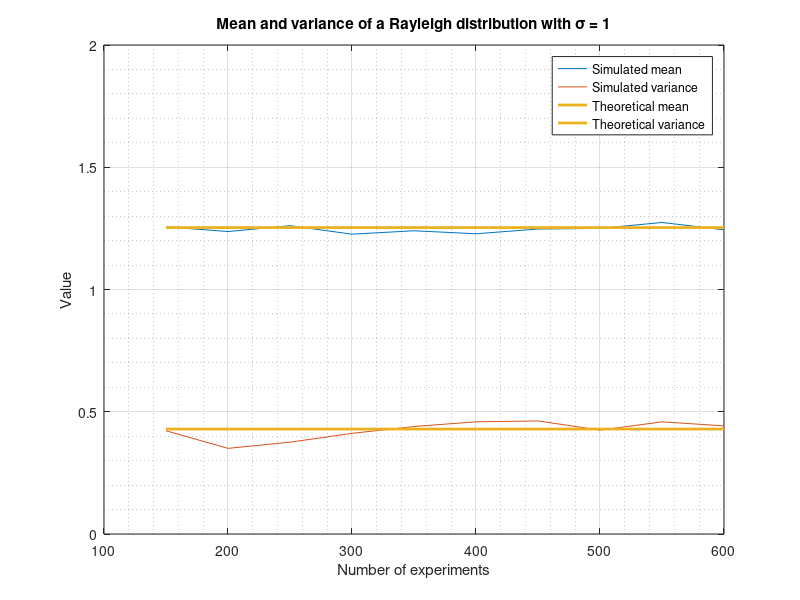

Recreate this plot in MATLAB.
%% Problem 1.9, book problem 11.46
close all; clc; clear;

MAX_NUM_SAMPLES = 1000;
STEP_SIZE = 100;

means = zeros(1, MAX_NUM_SAMPLES / STEP_SIZE);
vars = zeros(1, MAX_NUM_SAMPLES / STEP_SIZE);

for i = STEP_SIZE : STEP_SIZE : MAX_NUM_SAMPLES
  clear x;
  x = raylrnd(1, 1, i);
  means(i / STEP_SIZE) = mean(x);
  vars(i / STEP_SIZE) = var(x);
end

figure;
plot(means);
hold on;
plot(vars);
% Plot a line for the theoretical mean (sqrt(pi/2)) and variance (2 - pi/2)
line( ...
  (1 : length(means)), sqrt(pi/2) * ones(1, length(means)), ...
  'LineWidth', 2);
line( ...
  (1 : length(vars)), (2 - pi/2) * ones(1, length(vars)), ...
  'LineWidth', 2);
hold off;
xticklabels(STEP_SIZE : STEP_SIZE : MAX_NUM_SAMPLES);
ylim([0 2]);
legend( ...
  'Simulated mean', 'Simulated variance', ...
  'Theoretical mean', 'Theoretical variance');
title( ...
  'Mean and variance of a Rayleigh distribution with \sigma = 1');
xlabel('Number of experiments'); ylabel('Value');
grid on; grid minor;
